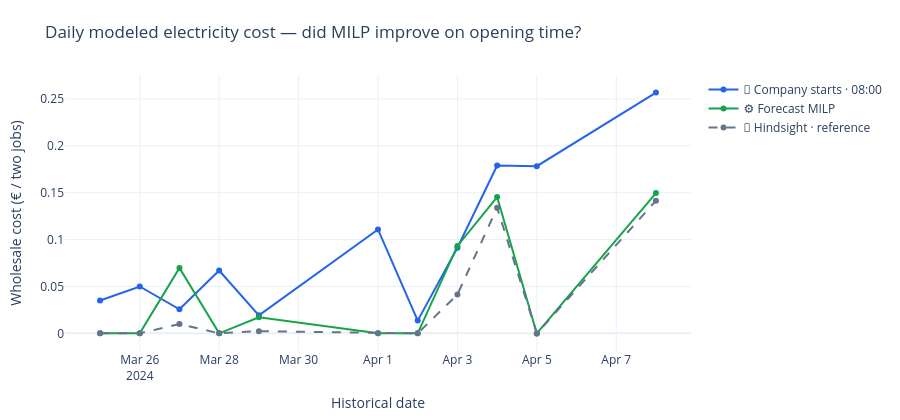
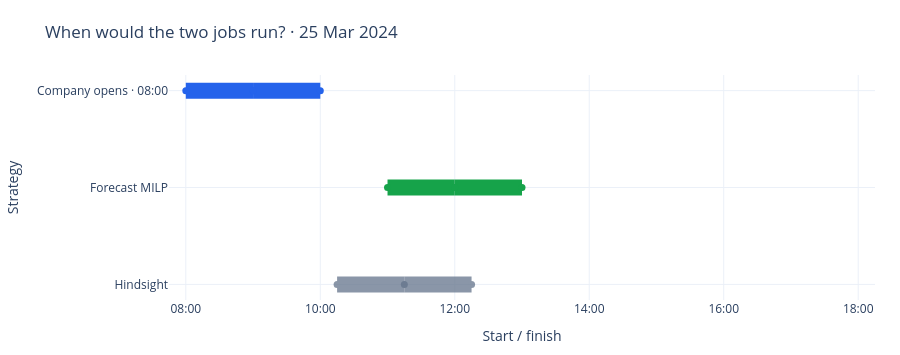

The notebook cell saved with these charts, in order:
### Markdown cell above
<a id="schedule"></a>
### 🕒 7. When would the machine jobs run?

The first chart compares **the three modeled electricity costs by day**. The timeline then shows when the same two consecutive jobs would run under the assumed 08:00 shift start, the MILP recommendation, and Hindsight.

**In simple words:** The line graph tells us *how much the electricity would cost* each day; the timeline shows *what time the work would happen*. Hindsight is there only to show opportunities missed by imperfect forecasts.

<details><summary>🔎 Why can the model choose a different time each day?</summary>

The wholesale price and expected solar availability change across dates. But a single 15-minute morning forecast cannot tell us the cloud conditions across the whole day, so **the decision can still be wrong**. Hindsight has future measured solar and is a lower-cost reference, never an operational forecast.

</details>

### Code cell
# 🕒 8. Daily electricity costs and continuous two-hour schedules.
chart = go.Figure()
for label, column, color in zip(
    ("🌅 Company starts · 08:00", "⚙️ Forecast MILP", "🔭 Hindsight · reference"),
    fields, colors,
):
    chart.add_trace(go.Scatter(
        x=results.get_column("date").to_list(),
        y=results.get_column(column).to_list(),
        mode="lines+markers", name=label,
        line=dict(color=color, dash="dash" if "Hindsight" in label else "solid"),
    ))
chart.update_layout(
    title="Daily modeled electricity cost — did MILP improve on opening time?",
    template="plotly_white", height=420, hovermode="x unified",
    margin=dict(l=65, r=30, t=75, b=60),
)
chart.update_yaxes(title="Wholesale cost (€ / two jobs)")
chart.update_xaxes(title="Historical date")
chart.show()

example = results.row(0, named=True)
example_day = datetime.combine(example["date"], datetime.min.time())
timeline = go.Figure()
strategies = [
    ("Company opens · 08:00", EARLY_STARTS, BLUE),
    ("Forecast MILP", tuple(example["MILP_starts"].split(" + ")), GREEN),
    ("Hindsight", tuple(example["Hindsight_starts"].split(" + ")), SLATE),
]
for label, starts, color in strategies:
    for job, clock in enumerate(starts):
        hh, mm = map(int, clock.split(":"))
        begin = example_day + timedelta(hours=hh, minutes=mm)
        finish = begin + timedelta(minutes=15 * JOB_STEPS[job])
        timeline.add_trace(go.Scatter(
            x=[begin, finish], y=[label, label], mode="lines+markers",
            line=dict(color=color, width=16),
            marker=dict(size=7, color=color),
            opacity=.75 if label == "Hindsight" else 1.0,
            showlegend=False,
            hovertemplate=f"{label} · Job {job+1}<extra></extra>",
        ))
timeline.update_layout(
    title=f"When would the two jobs run? · {example_day:%d %b %Y}",
    template="plotly_white", height=355,
    margin=dict(l=100, r=25, t=75, b=55),
    xaxis=dict(title="Start / finish", range=[example_day + timedelta(hours=7, minutes=45),
                                               example_day + timedelta(hours=18, minutes=15)],
               tickformat="%H:%M"),
    yaxis=dict(title="Strategy", categoryorder="array",
               categoryarray=["Hindsight", "Forecast MILP", "Company opens · 08:00"]),
)
timeline.show()

show_table(results.select([
    "date", "period", "Early_starts", "MILP_starts", "Hindsight_starts",
    "Early_cost_EUR", "MILP_cost_EUR", "Hindsight_cost_EUR",
    "MILP_saving_vs_early_EUR", "MILP_regret_EUR",
    "Early_grid_kWh", "MILP_grid_kWh", "Hindsight_grid_kWh",
    "Early_CO2_kg", "MILP_CO2_kg", "Hindsight_CO2_kg",
]), "📋 Daily schedules, modeled costs, grid use and sustainability", max_rows=40)

period_summary = results.group_by("period", maintain_order=True).agg([
    pl.len().alias("Days"),
    pl.col("Early_cost_EUR").mean().alias("08_mean_EUR"),
    pl.col("MILP_cost_EUR").mean().alias("MILP_mean_EUR"),
    pl.col("Hindsight_cost_EUR").mean().alias("Hindsight_mean_EUR"),
    pl.col("Early_grid_kWh").mean().alias("08_grid_kWh"),
    pl.col("MILP_grid_kWh").mean().alias("MILP_grid_kWh"),
    pl.col("Early_CO2_kg").mean().alias("08_estimated_CO2_kg"),
    pl.col("MILP_CO2_kg").mean().alias("MILP_estimated_CO2_kg"),
])
show_table(period_summary, "☀️ Unusual zero-PV readings — shown separately")
report("The schedule is evaluated on real archived solar readings and market prices, "
       "but the two jobs and their flexibility remain **illustrative assumptions**. "
       "The prolonged April zero-PV period is kept separate rather than hidden.")

### Figure 1 — Plotly figure (JSON) as saved in the notebook; plotly's stock layout.template omitted (floating-point values rounded to 4 significant figures)
{"data": [{"line": {"color": "#2563eb", "dash": "solid"}, "mode": "lines+markers", "name": "🌅 Company starts · 08:00", "type": "scatter", "x": ["2024-03-25", "2024-03-26", "2024-03-27", "2024-03-28", "2024-03-29", "2024-04-01", "2024-04-02", "2024-04-03", "2024-04-04", "2024-04-05", "2024-04-08"], "y": [0.03499, 0.04998, 0.0257, 0.067, 0.01924, 0.1108, 0.01358, 0.09126, 0.1789, 0.1783, 0.2568]}, {"line": {"color": "#16a34a", "dash": "solid"}, "mode": "lines+markers", "name": "⚙️ Forecast MILP", "type": "scatter", "x": ["2024-03-25", "2024-03-26", "2024-03-27", "2024-03-28", "2024-03-29", "2024-04-01", "2024-04-02", "2024-04-03", "2024-04-04", "2024-04-05", "2024-04-08"], "y": [0, 0, 0.06974, 0, 0.0172, 6.728e-06, 0, 0.09323, 0.1454, -0.00012, 0.1496]}, {"line": {"color": "#64748b", "dash": "dash"}, "mode": "lines+markers", "name": "🔭 Hindsight · reference", "type": "scatter", "x": ["2024-03-25", "2024-03-26", "2024-03-27", "2024-03-28", "2024-03-29", "2024-04-01", "2024-04-02", "2024-04-03", "2024-04-04", "2024-04-05", "2024-04-08"], "y": [0, 0, 0.009843, 0, 0.002296, -1.543e-05, 0, 0.04135, 0.134, -0.00012, 0.1415]}], "layout": {"height": 420, "hovermode": "x unified", "margin": {"b": 60, "l": 65, "r": 30, "t": 75}, "title": {"text": "Daily modeled electricity cost — did MILP improve on opening time?"}, "xaxis": {"title": {"text": "Historical date"}}, "yaxis": {"title": {"text": "Wholesale cost (€ / two jobs)"}}}}

### Figure 2 — Plotly figure (JSON) as saved in the notebook; plotly's stock layout.template omitted (floating-point values rounded to 4 significant figures)
{"data": [{"hovertemplate": "Company opens · 08:00 · Job 1<extra></extra>", "line": {"color": "#2563eb", "width": 16}, "marker": {"color": "#2563eb", "size": 7}, "mode": "lines+markers", "opacity": 1, "showlegend": false, "type": "scatter", "x": ["2024-03-25T08:00:00", "2024-03-25T09:00:00"], "y": ["Company opens · 08:00", "Company opens · 08:00"]}, {"hovertemplate": "Company opens · 08:00 · Job 2<extra></extra>", "line": {"color": "#2563eb", "width": 16}, "marker": {"color": "#2563eb", "size": 7}, "mode": "lines+markers", "opacity": 1, "showlegend": false, "type": "scatter", "x": ["2024-03-25T09:00:00", "2024-03-25T10:00:00"], "y": ["Company opens · 08:00", "Company opens · 08:00"]}, {"hovertemplate": "Forecast MILP · Job 1<extra></extra>", "line": {"color": "#16a34a", "width": 16}, "marker": {"color": "#16a34a", "size": 7}, "mode": "lines+markers", "opacity": 1, "showlegend": false, "type": "scatter", "x": ["2024-03-25T11:00:00", "2024-03-25T12:00:00"], "y": ["Forecast MILP", "Forecast MILP"]}, {"hovertemplate": "Forecast MILP · Job 2<extra></extra>", "line": {"color": "#16a34a", "width": 16}, "marker": {"color": "#16a34a", "size": 7}, "mode": "lines+markers", "opacity": 1, "showlegend": false, "type": "scatter", "x": ["2024-03-25T12:00:00", "2024-03-25T13:00:00"], "y": ["Forecast MILP", "Forecast MILP"]}, {"hovertemplate": "Hindsight · Job 1<extra></extra>", "line": {"color": "#64748b", "width": 16}, "marker": {"color": "#64748b", "size": 7}, "mode": "lines+markers", "opacity": 0.75, "showlegend": false, "type": "scatter", "x": ["2024-03-25T10:15:00", "2024-03-25T11:15:00"], "y": ["Hindsight", "Hindsight"]}, {"hovertemplate": "Hindsight · Job 2<extra></extra>", "line": {"color": "#64748b", "width": 16}, "marker": {"color": "#64748b", "size": 7}, "mode": "lines+markers", "opacity": 0.75, "showlegend": false, "type": "scatter", "x": ["2024-03-25T11:15:00", "2024-03-25T12:15:00"], "y": ["Hindsight", "Hindsight"]}], "layout": {"height": 355, "margin": {"b": 55, "l": 100, "r": 25, "t": 75}, "title": {"text": "When would the two jobs run? · 25 Mar 2024"}, "xaxis": {"range": ["2024-03-25T07:45:00", "2024-03-25T18:15:00"], "tickformat": "%H:%M", "title": {"text": "Start / finish"}}, "yaxis": {"categoryarray": ["Hindsight", "Forecast MILP", "Company opens · 08:00"], "categoryorder": "array", "title": {"text": "Strategy"}}}}
